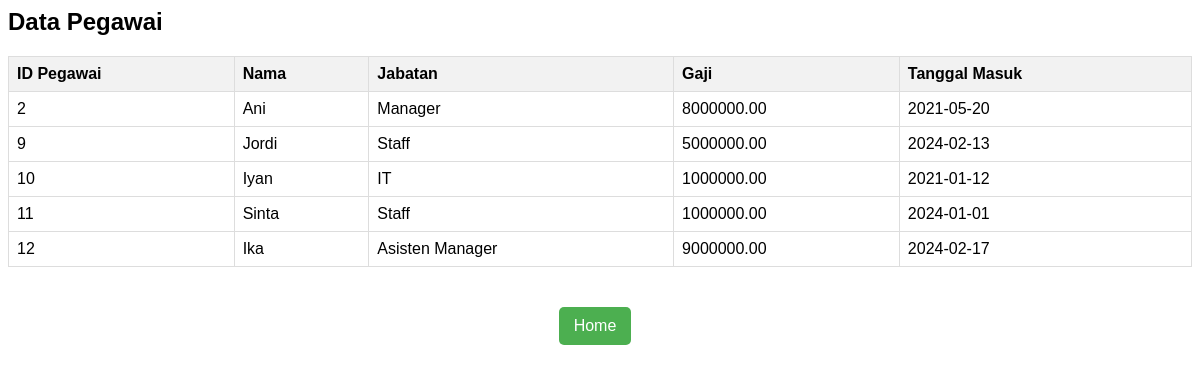
The app's page /data_pegawai.php, older data.
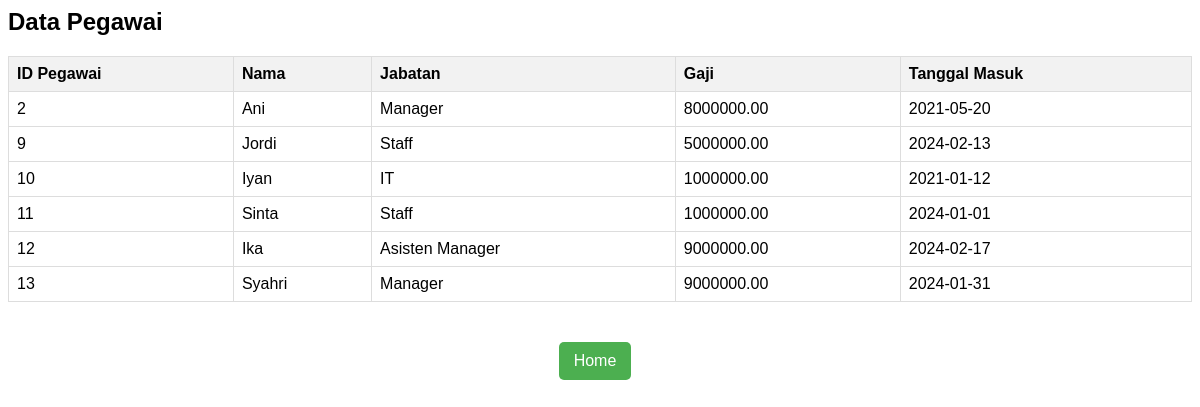
The same page, newer data.
### tables this page shows
CREATE TABLE `pegawai` (
  `ID_Pegawai` int(11) NOT NULL,
  `Nama` varchar(100) DEFAULT NULL,
  `Jabatan` varchar(100) DEFAULT NULL,
  `Gaji` decimal(10,2) DEFAULT NULL,
  `Tanggal_Masuk` date DEFAULT NULL
);

### data_pegawai.php (the view, shortened to what this page needs)
<?php
require_once "koneksi.php";
$sql = "SELECT * FROM Pegawai";
$result = mysqli_query($conn, $sql);
if ($result) {
    if (mysqli_num_rows($result) > 0) {
        echo "<h2>Data Pegawai</h2>";
        echo "<table border='1'>";
        echo "<tr><th>ID Pegawai</th><th>Nama</th><th>Jabatan</th><th>Gaji</th><th>Tanggal Masuk</th></tr>";
        while ($row = mysqli_fetch_assoc($result)) {
            echo "<tr>";
            echo "<td>".$row['ID_Pegawai']."</td>";
            echo "<td>".$row['Nama']."</td>";
            echo "<td>".$row['Jabatan']."</td>";
            echo "<td>".$row['Gaji']."</td>";
            echo "<td>".$row['Tanggal_Masuk']."</td>";
            echo "</tr>";
        }
        echo "</table>";
    } else {
        echo "Tidak ada data pegawai.";
    }
} else {
    echo "Error: " . $sql . "<br>" . mysqli_error($conn);
}
?>
<!DOCTYPE html>
<html lang="en">
<head>
</head>
<body>
    <center>
    <div class="container">
        <div class="button-container">
            <a href="index.php" class="button">Home</a>
        </div>
    </div>
    </center>
</body>
</html>

### data_pegawai.php (style rules this page uses)
body { font-family: Arial, sans-serif; }
.container { max-width: 800px; margin: 0 auto; padding: 20px; }
table { width: 100%; border-collapse: collapse; }
table, th, td { border: 1px solid #ddd; padding: 8px; text-align: left; }
th { background-color: #f2f2f2; }
.button-container { margin-top: 20px; }
.button { display: inline-block; background-color: #4CAF50; color: white; padding: 10px 15px; text-align: center; text-decoration: none; border-radius: 5px; margin-right: 10px; }

Row changes from the older to the newer data that the page shows:
added pegawai: ID_Pegawai "13", Nama "Syahri", Jabatan "Manager", Gaji "9000000.00", Tanggal_Masuk "2024-01-31"
